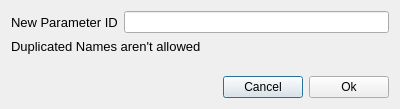
<?xml version="1.0" encoding="UTF-8"?>
<ui version="4.0">
 <class>NewParameterNameDialog</class>
 <widget class="QDialog" name="NewParameterNameDialog">
  <property name="geometry">
   <rect>
    <x>0</x>
    <y>0</y>
    <width>400</width>
    <height>109</height>
   </rect>
  </property>
  <property name="windowTitle">
   <string>NewParameterNameDialog</string>
  </property>
  <layout class="QGridLayout" name="gridLayout">
   <item row="0" column="0">
    <layout class="QVBoxLayout" name="verticalLayout">
     <item>
      <layout class="QHBoxLayout" name="horizontalLayout">
       <item>
        <widget class="QLabel" name="label">
         <property name="font">
          <font>
           <pointsize>10</pointsize>
          </font>
         </property>
         <property name="text">
          <string>New Parameter ID</string>
         </property>
        </widget>
       </item>
       <item>
        <widget class="QLineEdit" name="lineEdit_name"/>
       </item>
      </layout>
     </item>
     <item>
      <widget class="QLabel" name="label_status">
       <property name="font">
        <font>
         <pointsize>10</pointsize>
        </font>
       </property>
       <property name="text">
        <string>Duplicated Names aren't allowed</string>
       </property>
      </widget>
     </item>
     <item>
      <spacer name="verticalSpacer">
       <property name="orientation">
        <enum>Qt::Vertical</enum>
       </property>
       <property name="sizeHint" stdset="0">
        <size>
         <width>20</width>
         <height>40</height>
        </size>
       </property>
      </spacer>
     </item>
     <item>
      <layout class="QHBoxLayout" name="horizontalLayout_2">
       <item>
        <spacer name="horizontalSpacer">
         <property name="orientation">
          <enum>Qt::Horizontal</enum>
         </property>
         <property name="sizeHint" stdset="0">
          <size>
           <width>40</width>
           <height>20</height>
          </size>
         </property>
        </spacer>
       </item>
       <item>
        <widget class="QPushButton" name="button_cancel">
         <property name="text">
          <string>Cancel</string>
         </property>
        </widget>
       </item>
       <item>
        <widget class="QPushButton" name="button_ok">
         <property name="text">
          <string>Ok</string>
         </property>
        </widget>
       </item>
      </layout>
     </item>
    </layout>
   </item>
  </layout>
 </widget>
 <layoutdefault spacing="6" margin="11"/>
 <resources/>
 <connections/>
</ui>
